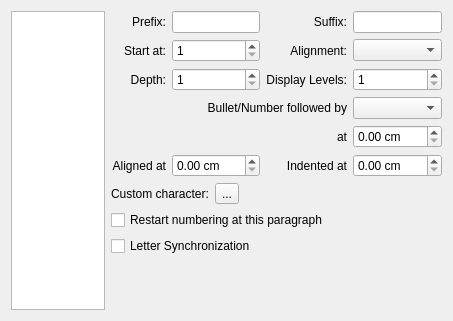
<?xml version="1.0" encoding="UTF-8"?>
<ui version="4.0">
 <class>ParagraphBulletsNumbers</class>
 <widget class="QWidget" name="ParagraphBulletsNumbers">
  <property name="geometry">
   <rect>
    <x>0</x>
    <y>0</y>
    <width>453</width>
    <height>321</height>
   </rect>
  </property>
  <layout class="QGridLayout">
   <item row="0" column="0">
    <widget class="QListWidget" name="listTypes"/>
   </item>
   <item row="0" column="1">
    <widget class="QWidget" name="listPropertiesPane" native="true">
     <layout class="QGridLayout">
      <property name="margin">
       <number>0</number>
      </property>
      <item row="0" column="0" colspan="3">
       <layout class="QGridLayout">
        <item row="0" column="0">
         <widget class="QLabel" name="label">
          <property name="text">
           <string>Prefix:</string>
          </property>
          <property name="alignment">
           <set>Qt::AlignRight|Qt::AlignTrailing|Qt::AlignVCenter</set>
          </property>
          <property name="buddy">
           <cstring>prefix</cstring>
          </property>
         </widget>
        </item>
        <item row="0" column="1">
         <widget class="QLineEdit" name="prefix"/>
        </item>
        <item row="0" column="2">
         <widget class="QLabel" name="label_5">
          <property name="text">
           <string>Suffix:</string>
          </property>
          <property name="alignment">
           <set>Qt::AlignRight|Qt::AlignTrailing|Qt::AlignVCenter</set>
          </property>
          <property name="buddy">
           <cstring>suffix</cstring>
          </property>
         </widget>
        </item>
        <item row="0" column="3">
         <widget class="QLineEdit" name="suffix"/>
        </item>
        <item row="1" column="0">
         <widget class="QLabel" name="label_2">
          <property name="text">
           <string>Start at:</string>
          </property>
          <property name="alignment">
           <set>Qt::AlignRight|Qt::AlignTrailing|Qt::AlignVCenter</set>
          </property>
          <property name="buddy">
           <cstring>startValue</cstring>
          </property>
         </widget>
        </item>
        <item row="1" column="1">
         <widget class="ListsSpinBox" name="startValue">
          <property name="minimum">
           <number>1</number>
          </property>
          <property name="maximum">
           <number>9999</number>
          </property>
          <property name="value">
           <number>1</number>
          </property>
         </widget>
        </item>
        <item row="1" column="2">
         <widget class="QLabel" name="label_6">
          <property name="text">
           <string>Alignment:</string>
          </property>
          <property name="alignment">
           <set>Qt::AlignRight|Qt::AlignTrailing|Qt::AlignVCenter</set>
          </property>
          <property name="buddy">
           <cstring>alignment</cstring>
          </property>
         </widget>
        </item>
        <item row="1" column="3">
         <widget class="QComboBox" name="alignment"/>
        </item>
        <item row="2" column="0">
         <widget class="QLabel" name="label_3">
          <property name="text">
           <string>Depth:</string>
          </property>
          <property name="alignment">
           <set>Qt::AlignRight|Qt::AlignTrailing|Qt::AlignVCenter</set>
          </property>
          <property name="buddy">
           <cstring>depth</cstring>
          </property>
         </widget>
        </item>
        <item row="2" column="1">
         <widget class="QSpinBox" name="depth">
          <property name="minimum">
           <number>1</number>
          </property>
          <property name="maximum">
           <number>10</number>
          </property>
         </widget>
        </item>
        <item row="2" column="2">
         <widget class="QLabel" name="label_7">
          <property name="text">
           <string>Display Levels:</string>
          </property>
          <property name="alignment">
           <set>Qt::AlignRight|Qt::AlignTrailing|Qt::AlignVCenter</set>
          </property>
          <property name="buddy">
           <cstring>levels</cstring>
          </property>
         </widget>
        </item>
        <item row="2" column="3">
         <widget class="QSpinBox" name="levels">
          <property name="minimum">
           <number>1</number>
          </property>
         </widget>
        </item>
        <item row="3" column="0" colspan="3">
         <widget class="QLabel" name="label_8">
          <property name="text">
           <string>Bullet/Number followed by</string>
          </property>
          <property name="alignment">
           <set>Qt::AlignRight|Qt::AlignTrailing|Qt::AlignVCenter</set>
          </property>
         </widget>
        </item>
        <item row="4" column="3">
         <widget class="QDoubleSpinBox" name="doubleSpinBox">
          <property name="suffix">
           <string> cm</string>
          </property>
         </widget>
        </item>
        <item row="4" column="2">
         <widget class="QLabel" name="label_9">
          <property name="text">
           <string>at</string>
          </property>
          <property name="alignment">
           <set>Qt::AlignRight|Qt::AlignTrailing|Qt::AlignVCenter</set>
          </property>
         </widget>
        </item>
        <item row="3" column="3">
         <widget class="QComboBox" name="labelFollowedBy"/>
        </item>
        <item row="5" column="1">
         <widget class="QDoubleSpinBox" name="doubleSpinBox_2">
          <property name="suffix">
           <string> cm</string>
          </property>
         </widget>
        </item>
        <item row="5" column="0">
         <widget class="QLabel" name="label_10">
          <property name="text">
           <string>Aligned at</string>
          </property>
          <property name="alignment">
           <set>Qt::AlignRight|Qt::AlignTrailing|Qt::AlignVCenter</set>
          </property>
         </widget>
        </item>
        <item row="5" column="3">
         <widget class="QDoubleSpinBox" name="doubleSpinBox_3">
          <property name="suffix">
           <string> cm</string>
          </property>
         </widget>
        </item>
        <item row="5" column="2">
         <widget class="QLabel" name="label_11">
          <property name="text">
           <string>Indented at</string>
          </property>
          <property name="alignment">
           <set>Qt::AlignRight|Qt::AlignTrailing|Qt::AlignVCenter</set>
          </property>
         </widget>
        </item>
       </layout>
      </item>
      <item row="2" column="0">
       <widget class="QLabel" name="label_4">
        <property name="text">
         <string>Custom character:</string>
        </property>
        <property name="buddy">
         <cstring>customCharacter</cstring>
        </property>
       </widget>
      </item>
      <item row="2" column="1">
       <widget class="QToolButton" name="customCharacter">
        <property name="text">
         <string>...</string>
        </property>
       </widget>
      </item>
      <item row="2" column="2">
       <spacer>
        <property name="orientation">
         <enum>Qt::Horizontal</enum>
        </property>
        <property name="sizeHint" stdset="0">
         <size>
          <width>251</width>
          <height>20</height>
         </size>
        </property>
       </spacer>
      </item>
      <item row="3" column="0" colspan="3">
       <widget class="QCheckBox" name="restartNumbering">
        <property name="text">
         <string>Restart numbering at this paragraph</string>
        </property>
       </widget>
      </item>
      <item row="5" column="0" colspan="3">
       <spacer>
        <property name="orientation">
         <enum>Qt::Vertical</enum>
        </property>
        <property name="sizeHint" stdset="0">
         <size>
          <width>331</width>
          <height>124</height>
         </size>
        </property>
       </spacer>
      </item>
      <item row="4" column="0" colspan="3">
       <widget class="QCheckBox" name="letterSynchronization">
        <property name="text">
         <string>Letter Synchronization</string>
        </property>
       </widget>
      </item>
     </layout>
    </widget>
   </item>
  </layout>
 </widget>
 <customwidgets>
  <customwidget>
   <class>ListsSpinBox</class>
   <extends>QSpinBox</extends>
   <header>dialogs/ListsSpinBox.h</header>
  </customwidget>
 </customwidgets>
 <resources/>
 <connections/>
</ui>
